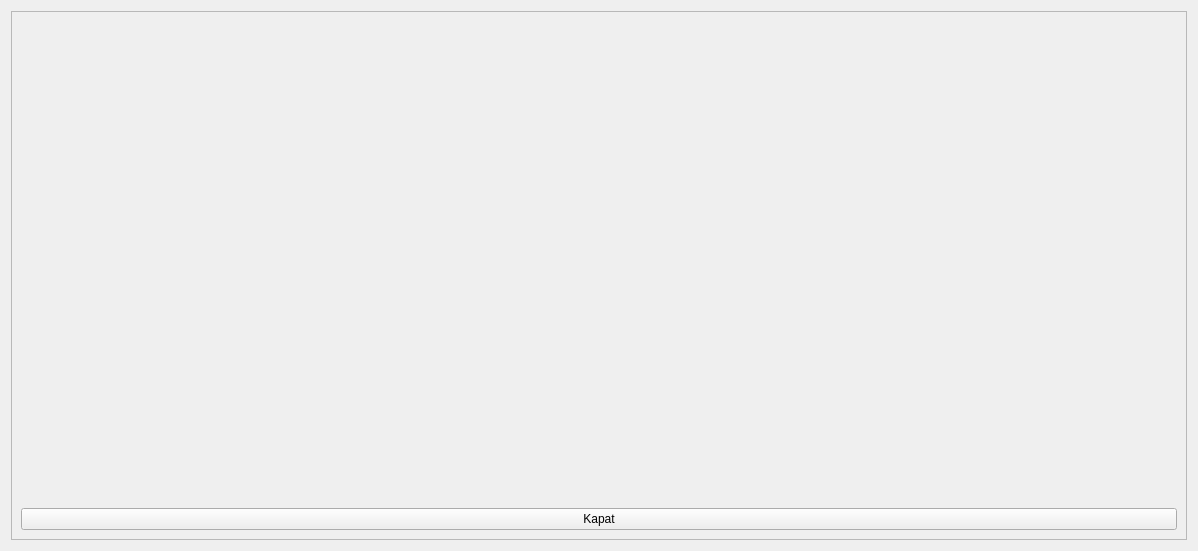
<?xml version="1.0" encoding="UTF-8"?>
<ui version="4.0">
 <class>Form</class>
 <widget class="QWidget" name="Form">
  <property name="geometry">
   <rect>
    <x>0</x>
    <y>0</y>
    <width>1198</width>
    <height>551</height>
   </rect>
  </property>
  <property name="windowTitle">
   <string>Form</string>
  </property>
  <layout class="QVBoxLayout" name="verticalLayout">
   <item>
    <widget class="QFrame" name="frame">
     <property name="frameShape">
      <enum>QFrame::StyledPanel</enum>
     </property>
     <property name="frameShadow">
      <enum>QFrame::Raised</enum>
     </property>
     <layout class="QVBoxLayout" name="verticalLayout_2">
      <item>
       <widget class="QLabel" name="label">
        <property name="text">
         <string/>
        </property>
        <property name="pixmap">
         <pixmap resource="ders_program1.qrc">:/img/ders_program.png</pixmap>
        </property>
       </widget>
      </item>
      <item>
       <widget class="QPushButton" name="pushButton">
        <property name="text">
         <string>Kapat</string>
        </property>
       </widget>
      </item>
     </layout>
    </widget>
   </item>
  </layout>
 </widget>
 <resources>
  <include location="ders_program1.qrc"/>
 </resources>
 <connections/>
</ui>
